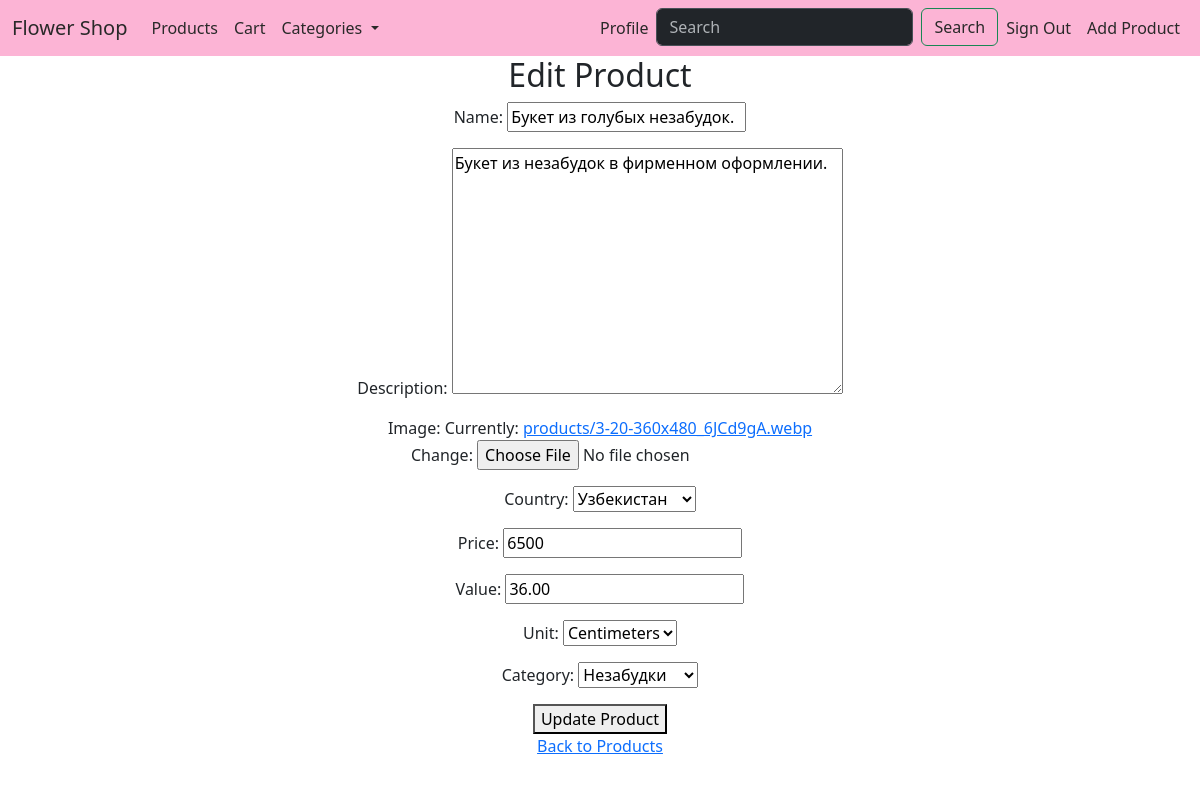
Page /update_product/8/ (signed in) on the committed database.
### store/models.py (models this page shows, shortened)
class Product(models.Model):
    name = models.CharField(max_length=100)
    description = models.TextField(null=True, blank=True)
    image = models.ImageField(upload_to='products')
    country = models.CharField(max_length=20, choices=COUNTRY_CHOICES)
    price = models.PositiveIntegerField()
    value = models.DecimalField(max_digits=10, decimal_places=2)
    unit = models.CharField(max_length=20, choices=UNIT_CHOICES)
    category = models.CharField(max_length=20, choices=CATEGORY_CHOICES)
    class Meta:
        verbose_name = 'Product'
        verbose_name_plural = 'Products'

### store/views.py (the view)
# urls.py: path('update_product/<int:product_id>/', update_product, name='update_product_url'),
@user_passes_test(is_admin, login_url='home_url')
def update_product(request, product_id):
    product = get_object_or_404(Product, id=product_id)
    if request.method == 'POST':
        form = ProductForm(request.POST, request.FILES, instance=product)
        if form.is_valid():
            form.save()
            return redirect('products_url')
    else:
        form = ProductForm(instance=product)
    context = {
        'form': form,
        'product': product,
    }
    return render(request, 'update_product.html', context)

### store/forms.py
class ProductForm(forms.ModelForm):
    class Meta:
        model = Product
        fields = '__all__'

### store/views.py (called while the page is built)
def is_admin(user):
    return user.is_authenticated and user.is_staff

### store/templates/update_product.html (shortened to what this page needs)
{% extends 'base.html' %}
{% block content %}
    <h2>Edit Product</h2>
    <form method="post" enctype="multipart/form-data">
        {{ form.as_p }}
        <button type="submit">Update Product</button>
    </form>
    <a href="{% url 'products_url' %}">Back to Products</a>
{% endblock %}

### rows in the picture
Product: name "Букет из голубых незабудок.", description "Букет из незабудок в фирменном оформлении.", country "Узбекистан", price "6500", value "36.00", unit "Centimeters", category "Незабудки"
